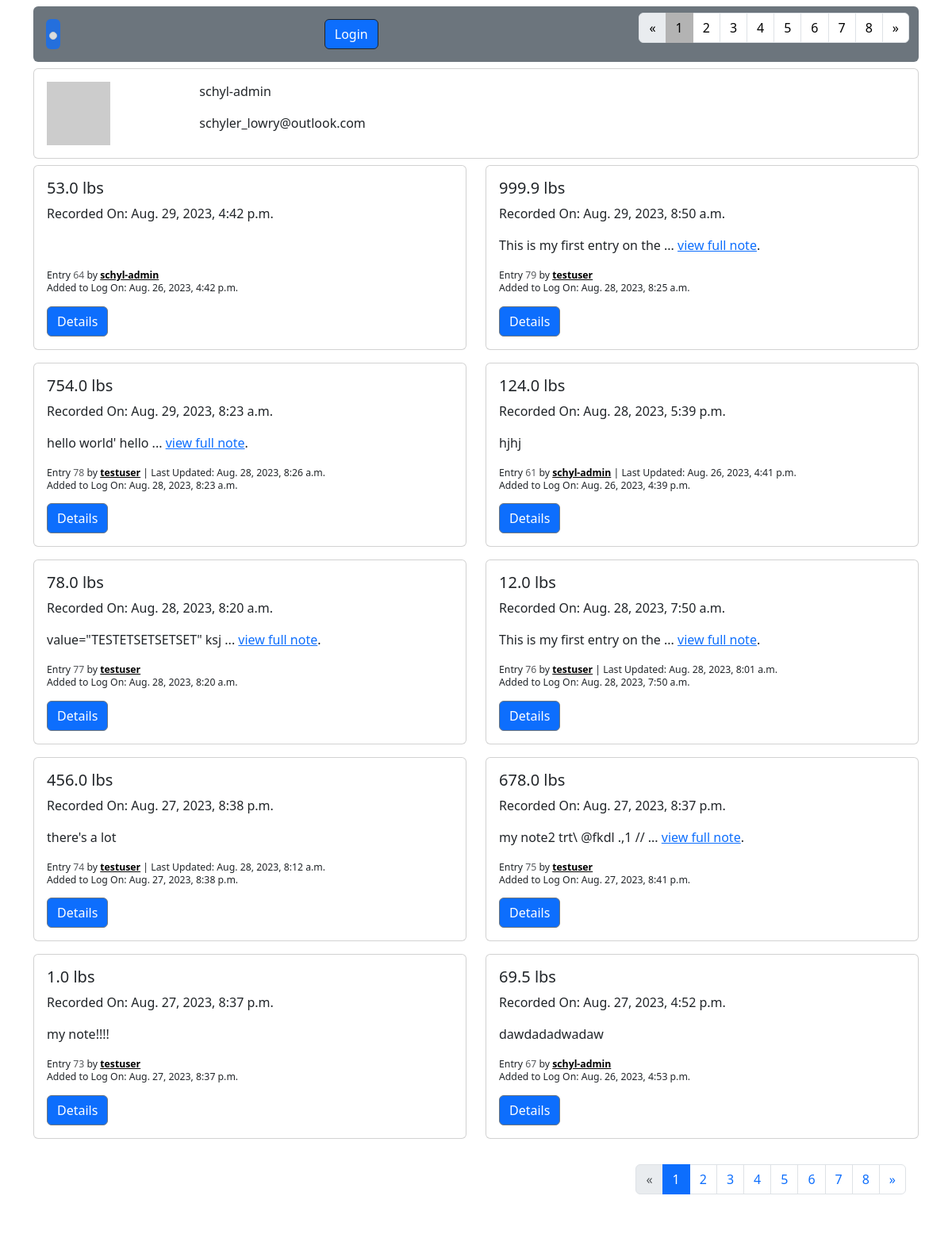
The app's page /accounts/profile/1/entries, older data.
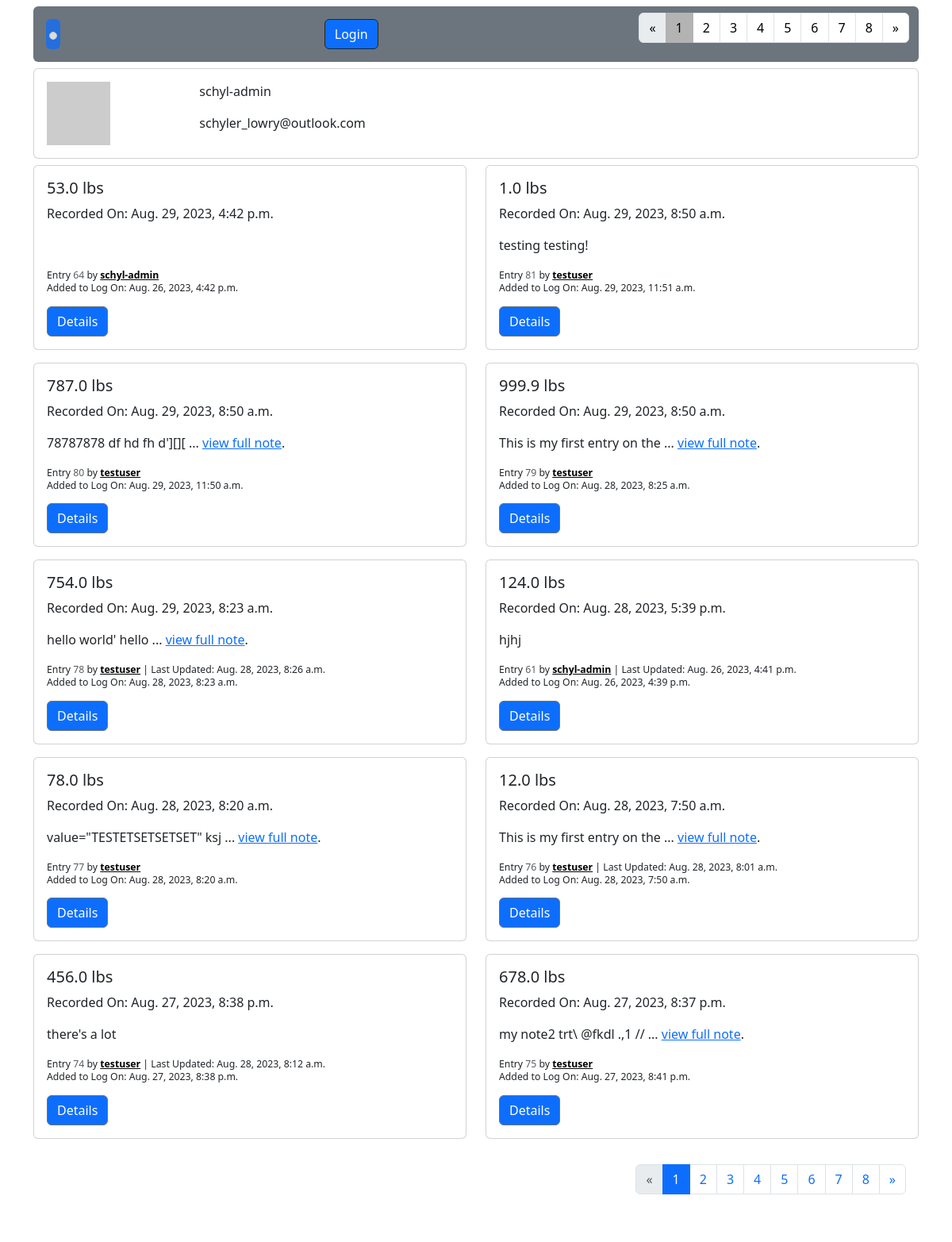
The same page, newer data.
### accounts/models.py (models this page shows, shortened)
class CustomUser(AbstractUser):
    date_of_birth = models.DateField(null=True, blank=True, help_text="Enter your date of birth in MM/DD/YYYY format.")
    avatar = models.CharField(max_length=999, null=True, blank=True, help_text="Enter a url for your avatar image")

### fitness/models.py (models this page shows, shortened)
class WeightEntry(models.Model):
    user = models.ForeignKey(
        settings.AUTH_USER_MODEL,
        on_delete=models.CASCADE,
        related_name="weight_entries"
    )
    weight = weight = models.DecimalField(blank=True, null=True, max_digits=4, decimal_places=1)
    recorded = models.DateTimeField(blank=True, null=True, help_text="Enter the date and time when you measured this weight.")
    note = models.TextField(blank=True, null=True,help_text="Optional: Add a note regarding this entry.")
    created = models.DateTimeField(auto_now_add=True)
    updated = models.DateTimeField(auto_now=True)

### accounts/views.py (the view, shortened to what this page needs)
# urls.py: path('profile/<int:pk>/entries', UserWeightEntryListView.as_view(), name='user_entry_list'),
class UserWeightEntryListView(ListView):
    model = WeightEntry
    template_name = "registration/user_entry_list.html"
    paginate_by = 10
    def get_context_data(self, **kwargs):
        context = super(UserWeightEntryListView,
                        self).get_context_data(**kwargs)
        customuser = CustomUser.objects.get(id=self.kwargs["pk"])
        if self.request.user.is_authenticated:
            postlist = WeightEntry.objects.all().filter(
                user=self.kwargs["pk"]).order_by("-recorded", "-updated", "-created")
        else:
            postlist = WeightEntry.objects.all().order_by(
                "-recorded", "-updated", "-created")
        context["postlist"] = postlist
        context["customuser"] = customuser
        context["form"] = WeightEntryForm(initial={'recorded': datetime.now()})
        return context
    def get_queryset(self):
        queryset = super(UserWeightEntryListView, self).get_queryset()
        if self.request.user.is_authenticated:
            queryset = queryset.filter(user=self.kwargs["pk"]).order_by(
                "-recorded", "-updated", "-created")
        else:
            queryset = WeightEntry.objects.all().order_by(
                "-recorded", "-updated", "-created")
        return queryset

### fitness/templatetags/profile_pic.py (called while the page is built)
@register.simple_tag(takes_context=True)
def get_avatar_url(context, user=None, email=None, size=None, default="mp"):
    if not size:
        size = 25
    email = email or ""
    if not email and user and hasattr(user, "email"):
        email = user.email or ""
    return "https://www.gravatar.com/avatar/{hash}?s={size}&d={default}".format(
        hash=md5(email.encode("utf-8")).hexdigest(),
        size=size or "",
        default=default,
    )

### templates/registration/user_entry_list.html (shortened to what this page needs)
{% extends 'base.html' %}
{% load profile_pic %}
{% block navtabs1 %}
{% if is_paginated %}
    <ul class="pagination ">
        {% if page_obj.has_previous %}
        <li class="page-item"><a class="page-link text-black" href="?page={{ page_obj.previous_page_number }}">&laquo;</a></li>
        {% else %}
        <li class="page-item disabled"><span class="page-link text-black">&laquo;</span></li>
        {% endif %}
        {% for i in paginator.page_range %}
        {% if page_obj.number == i %}
            <li class="page-item active" style="--bs-pagination-active-bg: rgb(179, 179, 179); --bs-pagination-active-border-color: rgb(179, 179, 179);"><span class="page-link text-black">{{ i }}</span></li>
        {% else %}
            <li class="page-item"><a class="page-link text-black" aria-current="page" href="?page={{ i }}">{{ i }}</a></li>
        {% endif %}
        {% endfor %}
        {% if page_obj.has_next %}
        <li class="page-item"><a class="page-link text-black" href="?page={{ page_obj.next_page_number }}">&raquo;</a></li>
        {% else %}
        <li class="page-item disabled"><span class="page-link text-black">&raquo;</span></li>
        {% endif %}
    </ul>
{% endif %}
{% endblock navtabs1 %}
{% block content %}
<div class="card mb-2" >
    <div class="card-body">
        <div class="row gap-2 d-lg-flex">
            <div class="col-sm-2">
                <img src="{% get_avatar_url email=customuser.email size=150 %}" class="user-image" alt="..." >
            </div>
            <div class="col-sm-9">
                <p>{{ customuser.username }}</p>
                <p>{{ customuser.email}}</p>
            </div>
        </div>
    </div>
</div>
<div class="row justify-content-md-start">
    {% for entry in weightentry_list %}
    <div class="col-sm-6 pb-2 mb-2">
        <div class="card">
            <div class="card-body">
                <h5 class="card-title">{{entry.weight}} lbs </h5>
                <p>Recorded On: {{entry.recorded}}</p>
                <p>
                    {% if entry.note|length >= 1  %}
                        {{entry.note|slice:"30"}}
                        {% if entry.note|length > 30 %}
                            ... <a href="{% url "weight_entry_detail" entry.pk %}">view full note</a>.
                        {% endif %}
                    {% else %}
                    <br>
                    {% endif %}
                </p>
                <p class="lh-1">
                    <small><small>Entry <span class="text-muted">{{entry.pk}}</span> by <a class="fw-bold text-black" href="{% url "user_profile" entry.user.pk %}">{{entry.user}}</a> {% if entry.updated|date:"m/d/y H:i:s" != entry.created|date:"m/d/y H:i:s" %}| Last Updated: {{entry.updated}} {% endif %}</small></small>
                    <br>
                    <small><small>Added to Log On: {{entry.created}}</small></small>
                </p>
                <a href="{% url "weight_entry_detail" entry.pk %}" class="btn btn-primary border border-secondary">Details</a>
            </div>
        </div>
    </div>
    {% endfor %}
    </div>
    {% if is_paginated %}
    <nav aria-label="Page navigation example" class="justify-content-center mb-4 ms-5">
    <div class="card border-0">
        <div class="card-body ">
            <div class="row gap-1 ">
                <div class="col offset-4">
                </div>
                <div class="col">
                    <ul class="pagination">
                        {% if page_obj.has_previous %}
                        <li class="page-item"><a class="page-link" href="?page={{ page_obj.previous_page_number }}">&laquo;</a></li>
                        {% else %}
                        <li class="page-item disabled"><span class="page-link">&laquo;</span></li>
                        {% endif %}
                        {% for i in paginator.page_range %}
                        {% if page_obj.number == i %}
                            <li class="page-item active"><span class="page-link">{{ i }}</span></li>
                        {% else %}
                            <li class="page-item"><a class="page-link" href="?page={{ i }}">{{ i }}</a></li>
                        {% endif %}
                        {% endfor %}
                        {% if page_obj.has_next %}
                        <li class="page-item"><a class="page-link" href="?page={{ page_obj.next_page_number }}">&raquo;</a></li>
                        {% else %}
                        <li class="page-item disabled"><span class="page-link">&raquo;</span></li>
                        {% endif %}
                    </ul>
                </div>
            </div>
        </div>
    </div>
    </nav>
    {% endif %}
{% endblock content %}

### templates/base.html (shortened to what this page needs)
{% load crispy_forms_tags %}
<!DOCTYPE html>
<html lang="en">
<head>
    <link href="https://cdn.jsdelivr.net/npm/bootstrap@5.3.1/dist/css/bootstrap.min.css" rel="stylesheet">
    <link rel="stylesheet" href="https://cdn.jsdelivr.net/npm/bootstrap-icons@1.10.5/font/bootstrap-icons.css">
</head>
<body>
<div class="container">
    <nav class="navbar navbar-expand-lg my-2 bg-secondary rounded sticky-top">
        <div class="container-fluid">
          <a class="navbar-brand bg-primary opacity-75 m-1 p-1 rounded" href="{% url 'home' %}"><img class="img-thumbnail" style="height: 45px;" src="https://i.imgur.com/m91WSGf.png" alt=""></a>
          {% if user.is_authenticated %}
          <div class="d-grid gap-2 col mx-auto ">
            <button class="navbar-toggler bg-light ms-2" bg-info"" type="button" data-bs-toggle="collapse" data-bs-target="#navbarTogglerDemo01" aria-controls="navbarTogglerDemo01" aria-expanded="false" aria-label="Toggle navigation">
                Menu <span class="navbar-toggler-icon"></span>
              </button>
              <div class="collapse navbar-collapse show " id="navbarTogglerDemo01">
                <div class="d-grid gap-2 d-lg-flex col mx-auto ms-2">
                  <button type="button" id="showModal" class="btn btn-success border border-dark " data-bs-toggle="modal" data-bs-target="#weightModalAdd">
                    <i class="bi bi-plus-circle"></i> Record Weight <i class="bi bi-pencil-square"></i>
                </button>
                  <div class="dropdown">
                      <div class="d-grid gap-2 d-lg-flex col mx-auto ">
                      <a class="btn btn btn-light border border-dark" href="#" role="button" data-bs-toggle="dropdown" aria-expanded="false">
                        {{ user.username }} <i class="bi bi-caret-down-square mb-1"></i>
                      </a>
                      <ul class="dropdown-menu">
                        <li><a class="dropdown-item" href="{% url "weight_entry_list" %}">View All Weight Entries</a></li>
                        <li><a class="dropdown-item" href="{% url 'user_profile' request.user.pk %}">View Your Profile</a> </li>
                        <li><a class="dropdown-item" href="{% url 'user_change_profile' user.pk %}">Edit Your Profile</a></li>
                        <li><hr class="dropdown-divider"></li>
                        <li><a class="dropdown-item" href="{% url 'logout' %}">Logout</a> </li>
                        {% if user.is_staff %}
                        <li><hr class="dropdown-divider"></li>
                        <li><a class="dropdown-item" href="{% url 'admin:index' %}">Admin</a></li>
                        {% endif %}
                      </ul>
                    </div>
                  </div>
                </div>
                <div class="d-grid gap-2 d-lg-flex justify-content-center mt-2">
                  {% block navtabs %}
                  {% endblock navtabs %}
                </div>
              </div>
          </div>
          {% else %}
          <div>
            <a href="{% url "login" %}" class="btn btn-primary border border-dark">Login</a>
          </div>
          {% block navtabs1 %}
                  {% endblock navtabs1 %}
          {% endif %}
        </div>
      </nav>
    {% block content %}
    {% endblock content %}
</div>
</body>
</html>

Row changes from the older to the newer data that the page shows:
no longer on this page (row unchanged): WeightEntry: weight "1.0", recorded "Aug. 27, 2023, 8:37 p.m.", note "my note!!!!", pk "73", user "testuser", created "Aug. 27, 2023, 8:37 p.m."
no longer on this page (row unchanged): WeightEntry: weight "69.5", recorded "Aug. 27, 2023, 4:52 p.m.", note "dawdadadwadaw", pk "67", user "schyl-admin", created "Aug. 26, 2023, 4:53 p.m."
added WeightEntry: weight "1.0", recorded "Aug. 29, 2023, 8:50 a.m.", note "testing testing!", pk "81", user "testuser", created "Aug. 29, 2023, 11:51 a.m."
added WeightEntry: weight "787.0", recorded "Aug. 29, 2023, 8:50 a.m.", note "78787878 df hd fh d'][][", shows "view full note", pk "80", user "testuser", created "Aug. 29, 2023, 11:50 a.m."
